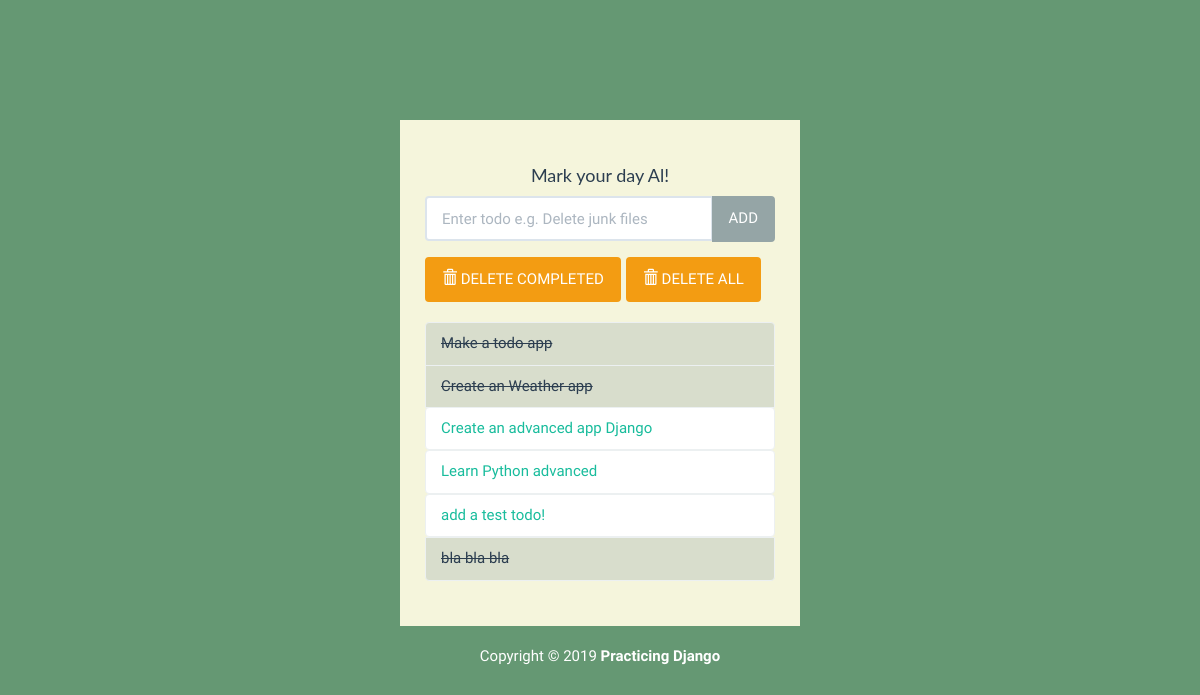
The app's page /, older data.
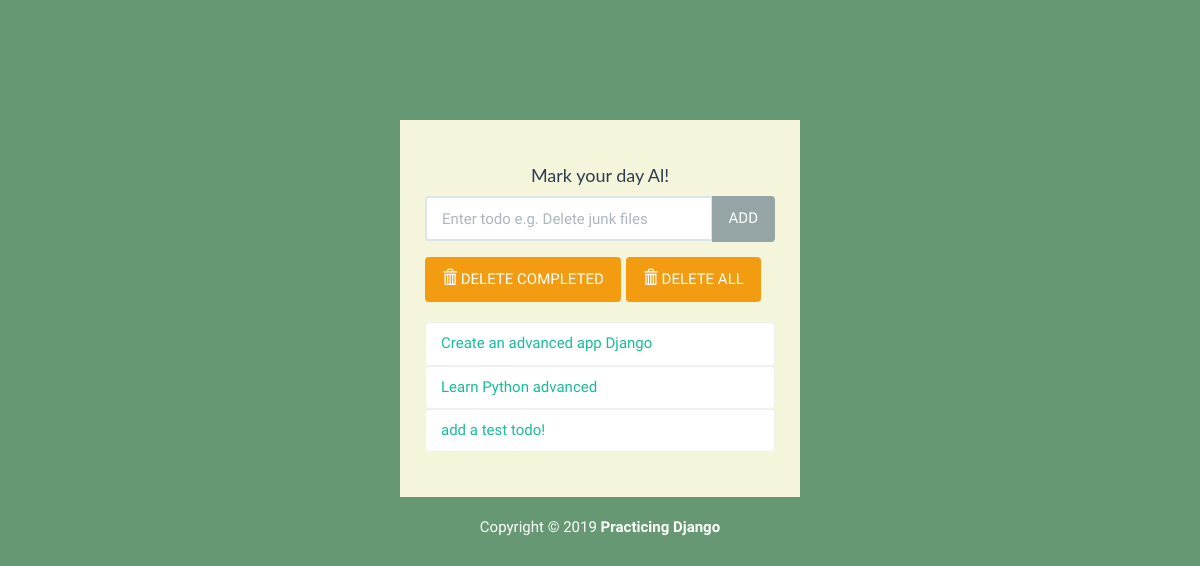
The same page, newer data.
### todo/models.py (models this page shows, shortened)
class Todo(models.Model):
	text = models.CharField(max_length = 60)
	completed = models.BooleanField(default= False)

### todo/views.py (the view)
# urls.py: path('',views.index,name='index'),
def index(request):
	todo_all = Todo.objects.order_by('id')
	form  =  TodoForm()
	context = {'todo_list' : todo_all,'form':form}
	return render(request,'todo/index.html',context)

### todo/forms.py
class TodoForm(forms.Form):
	text = forms.CharField(max_length = 60,
		widget=forms.TextInput({'class':'form-control', 'placeholder': 'Enter todo e.g. Delete junk files', 'aria-label': 'Todo', 'aria-describedby': 'add-btn'}))

### todo/templates/todo/index.html (shortened to what this page needs)
{% load static %}
<!DOCTYPE html>
<html lang="en">
	<head>
		<link rel="stylesheet" href="{% static 'todo/bs/css/flatly.min.css' %}" />
		<link rel="stylesheet" href="{% static 'todo/styles.css' %}" />
	</head>
	<body>
		<div class="container-fluid" id="wrapper">
			<div class="row">
				<div class="col-lg-4 col-lg-offset-4" id="content">
					<h2>Mark your day Al!</h2>
					<form action="{% url 'add' %}" method="POST" role="form">
						<div class="form-group">
							<div class="input-group">
							  {{ form.text }}
							  <span class="input-group-btn">
								  <button type="submit" class="btn btn-default" id="add-btn">ADD</button>
							  </span>
							</div>
						</div>
					</form>
					<div class="row t10">
						<div class="col-lg-12">
							<div class="btn-toolbar">
								<div class="btn-group">
									<a href="{% url 'deleteCompleted' %}"><button type="button" class="btn btn-warning">
										<i class="glyphicon glyphicon-trash"></i> DELETE COMPLETED
									</button></a>
								</div>
								<div class="btn-group">
									<a href="{% url 'deleteAll' %} "><button type="button" class="btn btn-warning">
										<i class="glyphicon glyphicon-trash"></i> DELETE ALL
									</button></a>
								</div>
							</div>
						</div>
					</div>
					<ul class="list-group t20">
						{% for todo in todo_list %}
							{% if todo.completed %}
							<li class="list-group-item todo-completed">{{ todo.text }}</li>
							{% else %}
							<a href="{% url 'complete' todo.id %}"><li class="list-group-item">{{ todo.text }}</li></a>
							{% endif %}
						{% endfor %}
					</ul>
				</div>
			</div>
			<footer>
				<div class="row pad">
					<div class="col-lg-12 text-center">
						Copyright &copy; 2019 <strong>Practicing Django</strong>
					</div>
				</div>
			</footer>
		</div>
	</body>
</html>

Row changes from the older to the newer data that the page shows:
removed Todo: text "Make a todo app"
removed Todo: text "Create an Weather app"
removed Todo: text "bla bla bla"
